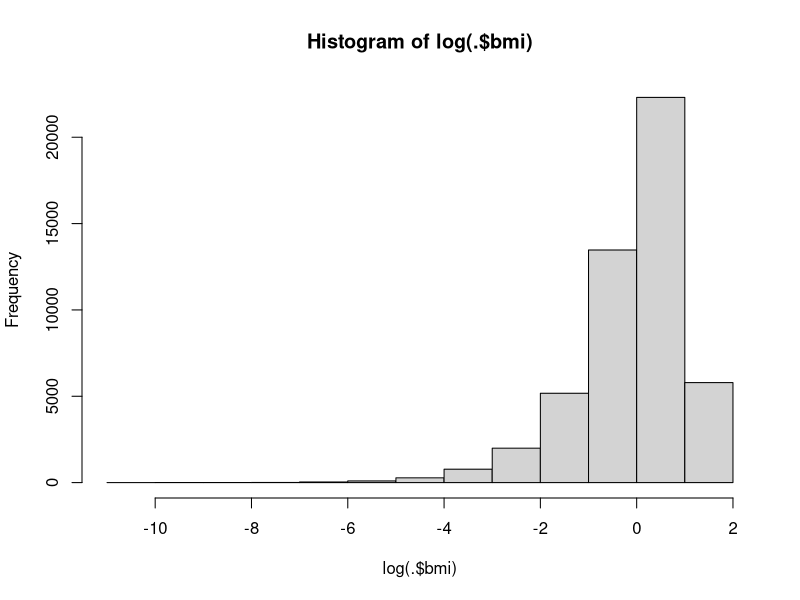

This chart was generated by the following R code: (Note: this script raises an error after producing the figure.)
## ---- chunk 1
library(dplyr)
library(purrr)
library(ggplot2)

n <- 1000000
g1 <- rbinom(n, 2, 0.4) %>% scale(scale=FALSE)
g2 <- rbinom(n, 2, 0.4) %>% scale(scale=FALSE)
g3 <- rbinom(n, 2, 0.4) %>% scale(scale=FALSE)
u <- rnorm(n)
e1 <- rnorm(n)
e2 <- rnorm(n)
bmi <- g1 + g2 + u + e1
cancer_liability <- u + bmi + g3 + e2
cancer <- rbinom(n, 1, plogis(cancer_liability-3))
## ---- chunk 2
table(cancer)
## ---- chunk 3
summary(glm(cancer ~ bmi + u))
## ---- chunk 4
summary(lm(bmi ~ g1))
summary(lm(bmi ~ g1, subset=cancer==1))
summary(lm(bmi ~ g1, subset=cancer==0))
## ---- chunk 5
summary(lm(bmi ~ g1 * cancer))
## ---- chunk 6
sim <- function(nid, beta_u1, beta_u2, beta_x=1, beta_g1=1, beta_g2=1, beta_g3=1, p1=0.4, p2=0.4, p3=0.4, ve1=1, ve2=1, intercept=-3, sim=1, scale=c("additive", "log-additive")[1], transform=TRUE) {
  out <- c(as.list(environment())) %>% as_tibble()

  g1 <- rbinom(nid, 2, p1) %>% scale(scale=FALSE)
  g2 <- rbinom(nid, 2, p2) %>% scale(scale=FALSE)
  g3 <- rbinom(nid, 2, p3) %>% scale(scale=FALSE)
  u <- rnorm(nid)
  e1 <- rnorm(nid, sd=sqrt(ve1))
  e2 <- rnorm(nid, sd=sqrt(ve2))
  if(scale=="additive") {
    bmi <- g1 * beta_g1 + g2 * beta_g2 + u * beta_u1 + e1
  } else if(scale == "log-additive") {
    bmi <- exp(g1 * beta_g1) * exp(g2 * beta_g2) * exp(u * beta_u1) * exp(e1)
  } else {
    stop("scale must be additive or log-additive")
  }
  
  if(scale == "additive") {
    cancer_liability <- intercept + u * beta_u2 + bmi * beta_x + g3 * beta_g3 + e2
  } else if(scale == "log-additive") {
    cancer_liability <- exp(intercept) * exp(u * beta_u2) * exp(bmi * beta_x) * exp(g3 * beta_g3) * exp(e2)
  } else {
    stop("scale must be additive or log-additive")
  }
  
  cancer <- rbinom(nid, 1, plogis(cancer_liability))
  
  if(transform) {
    bmi <- log(bmi)
  }
  
  mod1 <- summary(lm(bmi ~ g1))
  mod2 <- summary(lm(bmi ~ g1, subset=cancer == 0))
  mod3 <- summary(lm(bmi ~ g1, subset=cancer == 1))
  mod4 <- summary(lm(bmi ~ g3 * cancer))
  
  o <- tibble(
    model = c(
    "mod1",
    "mod2",
    "mod3",
    "mod4_main",
    "mod4_gxe"
  ),
  bhat = c(
    mod1$coef[2,1],
    mod2$coef[2,1],
    mod3$coef[2,1],
    mod4$coef[2,1],
    mod4$coef[4,1]
  )
  )
  o <- bind_cols(o, out)
  
  dat <- tibble(g1, g2, g3, u, bmi, cancer)
  
  return(list(o=o, dat=dat))
}

## ---- chunk 7
  sim(100000, 1, 1, scale="log-additive")$dat %>% {hist(log(.$bmi))}
## ---- chunk 8
param <- expand.grid(
  n=100000,
  beta_u1 = c(0, 1),
  beta_u2 = c(0, 1),
  beta_g2 = c(0, 1),
  beta_g3 = c(0, 1),
  beta_x = c(0, 1),
  sim=1:10
)
## ---- chunk 9
res <- pmap(param, sim) %>% bind_rows()
## ---- chunk 10
ggplot(res %>% filter(beta_g3 == 0 & !grepl("mod4", model)), aes(x=as.factor(beta_g2), y=bhat)) +
  geom_boxplot(aes(fill=model, colour=as.factor(beta_x))) +
  facet_grid(beta_u1 ~ beta_u2, labeller = label_both)
## ---- chunk 11
d <- sim(100000, beta_u1=0, beta_u2=0, beta_g3=0, ve1=0, beta_g2=0)$dat
summary(lm(g1 ~ g2, d, subset=d$cancer == 1))
summary(lm(bmi ~ g1, d, subset=d$cancer == 0))
summary(lm(bmi ~ g1, d))
## ---- chunk 12
n <- 10000
g1 <- rnorm(n)
g2 <- rnorm(n)
g3 <- rnorm(n)
e <- rnorm(n)

x <- g1 + g2 + g3 + e
y <- rbinom(n, 1, plogis(x))
## ---- chunk 13
sim(10000, 1, 1, scale="log-additive", transform=FALSE)[["o"]]
sim(10000, 1, 1, scale="log-additive", transform=TRUE)[["o"]]
sim(10000, 1, 1, scale="additive", transform=FALSE)[["o"]]
sim(10000, 1, 1, scale="additive", transform=TRUE)[["o"]]
## ---- chunk 14
log(-1)
## ---- chunk 15
sessionInfo()
